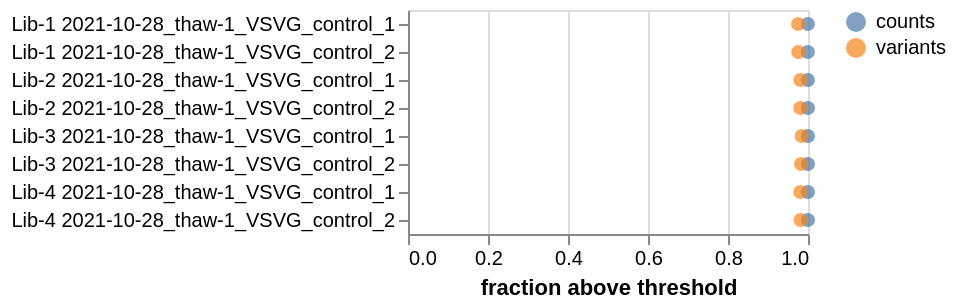

Write a Vega-Lite specification for this figure.
### Vega-Lite specification from a JSON file in a GitHub repository (floating-point values rounded to 4 significant figures)
{"config": {"view": {"continuousWidth": 400, "continuousHeight": 300}, "axis": {"labelLimit": 500}}, "data": {"values": [{"library": "Lib-1", "pre_sample": "2021-10-28_thaw-1_VSVG_control_1", "library_sample": "Lib-1 2021-10-28_thaw-1_VSVG_control_1", "counts": 0.9997, "variants": 0.9752, "virus_batch": "thaw-1"}, {"library": "Lib-1", "pre_sample": "2021-10-28_thaw-1_VSVG_control_2", "library_sample": "Lib-1 2021-10-28_thaw-1_VSVG_control_2", "counts": 0.9997, "variants": 0.9757, "virus_batch": "thaw-1"}, {"library": "Lib-2", "pre_sample": "2021-10-28_thaw-1_VSVG_control_1", "library_sample": "Lib-2 2021-10-28_thaw-1_VSVG_control_1", "counts": 0.9999, "variants": 0.9809, "virus_batch": "thaw-1"}, {"library": "Lib-2", "pre_sample": "2021-10-28_thaw-1_VSVG_control_2", "library_sample": "Lib-2 2021-10-28_thaw-1_VSVG_control_2", "counts": 0.9999, "variants": 0.981, "virus_batch": "thaw-1"}, {"library": "Lib-3", "pre_sample": "2021-10-28_thaw-1_VSVG_control_1", "library_sample": "Lib-3 2021-10-28_thaw-1_VSVG_control_1", "counts": 0.9999, "variants": 0.9843, "virus_batch": "thaw-1"}, {"library": "Lib-3", "pre_sample": "2021-10-28_thaw-1_VSVG_control_2", "library_sample": "Lib-3 2021-10-28_thaw-1_VSVG_control_2", "counts": 0.9999, "variants": 0.9828, "virus_batch": "thaw-1"}, {"library": "Lib-4", "pre_sample": "2021-10-28_thaw-1_VSVG_control_1", "library_sample": "Lib-4 2021-10-28_thaw-1_VSVG_control_1", "counts": 0.9998, "variants": 0.9809, "virus_batch": "thaw-1"}, {"library": "Lib-4", "pre_sample": "2021-10-28_thaw-1_VSVG_control_2", "library_sample": "Lib-4 2021-10-28_thaw-1_VSVG_control_2", "counts": 0.9999, "variants": 0.9816, "virus_batch": "thaw-1"}]}, "mark": {"type": "point", "filled": true, "size": 50}, "encoding": {"color": {"field": "fraction_type", "scale": {"domain": ["counts", "variants"]}, "title": null, "type": "nominal"}, "tooltip": [{"field": "library", "type": "nominal"}, {"field": "pre_sample", "type": "nominal"}, {"field": "counts", "format": ".2g", "type": "quantitative"}, {"field": "variants", "format": ".2g", "type": "quantitative"}, {"field": "virus_batch", "type": "nominal"}], "x": {"field": "fraction", "scale": {"domain": [0, 1]}, "title": "fraction above threshold", "type": "quantitative"}, "y": {"field": "library_sample", "title": null, "type": "nominal"}}, "height": {"step": 14}, "params": [{"name": "parameter003", "select": {"type": "point", "fields": ["fraction_type"]}, "bind": "legend"}, {"name": "parameter001", "select": {"type": "point", "fields": ["library"]}, "bind": {"input": "select", "options": [null, "Lib-1", "Lib-3", "Lib-4", "Lib-2"], "labels": ["all", "Lib-1", "Lib-3", "Lib-4", "Lib-2"], "name": "library"}}, {"name": "parameter002", "select": {"type": "point", "fields": ["virus_batch"]}, "bind": {"input": "select", "options": [null, "thaw-1"], "labels": ["all", "thaw-1"], "name": "virus_batch"}}], "transform": [{"fold": ["counts", "variants"], "as": ["fraction_type", "fraction"]}, {"filter": {"param": "parameter003"}}, {"filter": {"param": "parameter001"}}, {"filter": {"param": "parameter002"}}], "width": 200, "$schema": "https://vega.github.io/schema/vega-lite/v5.json", "datasets": {"data-d72e4e698de971bd3a1483da4b54dd77": [{"library": "Lib-1", "pre_sample": "2021-10-28_thaw-1_VSVG_control_1", "library_sample": "Lib-1 2021-10-28_thaw-1_VSVG_control_1", "counts": 0.9997, "variants": 0.9752, "virus_batch": "thaw-1"}, {"library": "Lib-1", "pre_sample": "2021-10-28_thaw-1_VSVG_control_2", "library_sample": "Lib-1 2021-10-28_thaw-1_VSVG_control_2", "counts": 0.9997, "variants": 0.9757, "virus_batch": "thaw-1"}, {"library": "Lib-2", "pre_sample": "2021-10-28_thaw-1_VSVG_control_1", "library_sample": "Lib-2 2021-10-28_thaw-1_VSVG_control_1", "counts": 0.9999, "variants": 0.9809, "virus_batch": "thaw-1"}, {"library": "Lib-2", "pre_sample": "2021-10-28_thaw-1_VSVG_control_2", "library_sample": "Lib-2 2021-10-28_thaw-1_VSVG_control_2", "counts": 0.9999, "variants": 0.981, "virus_batch": "thaw-1"}, {"library": "Lib-3", "pre_sample": "2021-10-28_thaw-1_VSVG_control_1", "library_sample": "Lib-3 2021-10-28_thaw-1_VSVG_control_1", "counts": 0.9999, "variants": 0.9843, "virus_batch": "thaw-1"}, {"library": "Lib-3", "pre_sample": "2021-10-28_thaw-1_VSVG_control_2", "library_sample": "Lib-3 2021-10-28_thaw-1_VSVG_control_2", "counts": 0.9999, "variants": 0.9828, "virus_batch": "thaw-1"}, {"library": "Lib-4", "pre_sample": "2021-10-28_thaw-1_VSVG_control_1", "library_sample": "Lib-4 2021-10-28_thaw-1_VSVG_control_1", "counts": 0.9998, "variants": 0.9809, "virus_batch": "thaw-1"}, {"library": "Lib-4", "pre_sample": "2021-10-28_thaw-1_VSVG_control_2", "library_sample": "Lib-4 2021-10-28_thaw-1_VSVG_control_2", "counts": 0.9999, "variants": 0.9816, "virus_batch": "thaw-1"}]}}
